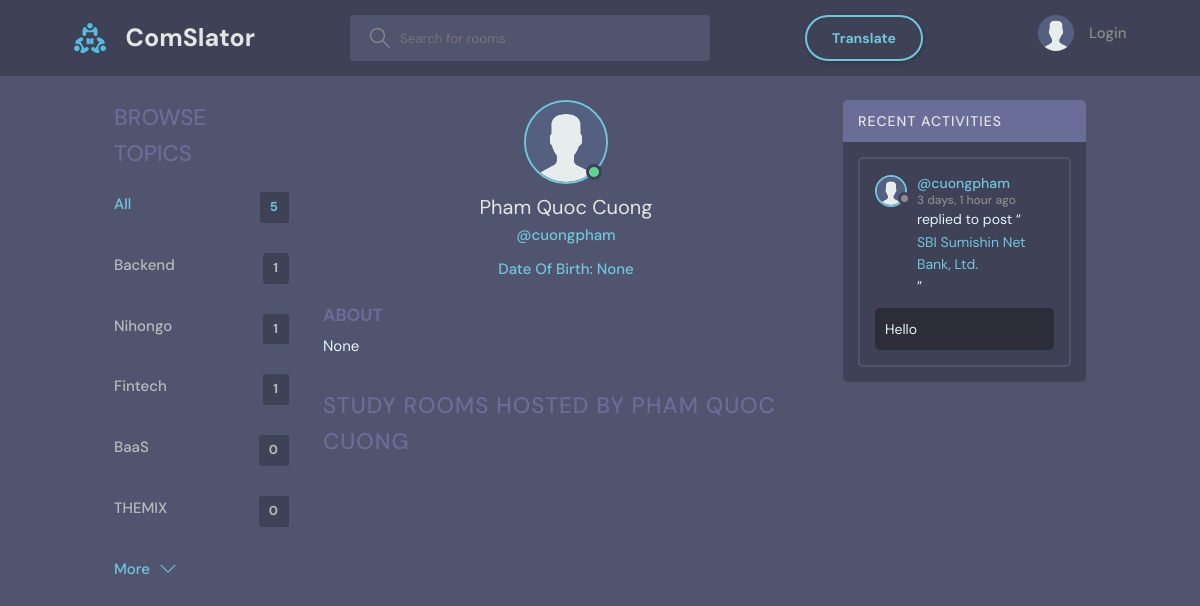
The page /profile/8/ on the database its author committed.
### base/models.py (models this page shows, shortened)
class Topic(models.Model):
    name = models.CharField(max_length=200)

class User(AbstractBaseUser):
    STATUS = [
        ('online', 'online'),
        ('offline', 'offline'),
    ]
    name = models.CharField(max_length=200, null=True)
    username   = models.CharField(max_length=200, null=True)
    email      = models.EmailField(unique=True, null=True)
    password   = models.CharField(max_length=100)
    birth_date = models.DateField(null=True)
    status     = models.CharField(choices=STATUS, max_length=50, default='offline')
    is_superuser = models.BooleanField(default=False)
    bio = models.TextField(null=True)
    avatar = models.ImageField(null=True, default="avatar.svg")
    timezone = models.CharField(max_length=50, default='UTC')
    USERNAME_FIELD = 'email'
    REQUIRED_FIELDS = ['username', 'password']
    objects = UserManager()

class Message(models.Model):
    user = models.ForeignKey(User, on_delete=models.CASCADE)
    room = models.ForeignKey(Room, on_delete=models.CASCADE)
    body = models.TextField()
    image = models.ImageField(upload_to="", null=True, blank=True)
    translated_body = models.TextField(null=True, blank=True)
    updated = models.DateTimeField(auto_now=True)
    created = models.DateTimeField(auto_now_add=True)
    class Meta:
        ordering = ['-updated', '-created']

class Room(models.Model):
    host = models.ForeignKey(User, on_delete=models.SET_NULL, null=True)
    topic = models.ForeignKey(Topic, on_delete=models.SET_NULL, null=True)
    name = models.CharField(max_length=200)
    description = models.TextField(null=True, blank=True)
    participants = models.ManyToManyField(User, related_name='participants', blank=True)
    call_room_id = models.CharField(max_length=100, unique=True, null=True, blank=True)
    updated = models.DateTimeField(auto_now=True)
    created = models.DateTimeField(auto_now_add=True)
    class Meta:
        ordering = ['-updated', '-created']
    def __str__(self):
        return self.name

### base/views.py (the view)
# urls.py: path('profile/<str:pk>/', views.userProfile, name="user-profile"),
def userProfile(request, pk):
    user = User.objects.get(id=pk)
    rooms = user.room_set.all()
    room_messages = user.message_set.all()
    topics = Topic.objects.all()
    context = {'user': user, 'rooms': rooms,
               'room_messages': room_messages, 'topics': topics}
    return render(request, 'base/profile.html', context)

### base/templates/base/profile.html (shortened to what this page needs)
{% extends 'main.html' %}
{% block content %}
<main class="profile-page layout layout--3">
  <div class="container">
    {% include 'base/topics_component.html' %}
    <div class="roomList">
      <div class="profile">
        <div class="profile__avatar">
          <div class="avatar avatar--large active">
            <img src="{{user.avatar.url}}" />
          </div>
        </div>
        <div class="profile__info">
          <h3>{{user.name}}</h3>
          <p>@{{user.username}}</p>
          <p>Date Of Birth: {{user.birth_date}}</p>
        </div>
        <div class="profile__about">
          <h3>About</h3>
          <p>
            {{user.bio}}
          </p>
        </div>
      </div>
      <div class="roomList__header">
        <div>
          <h2>Study Rooms Hosted by {{user.name}}</a>
          </h2>
        </div>
      </div>
    </div>
    {% include 'base/activity_component.html' %}
  </div>
</main>
{% endblock content %}

### base/templates/base/topics_component.html
<div class="topics">
    <div class="topics__header">
        <h2>Browse Topics</h2>
    </div>
    <ul class="topics__list">
        <li>
            <a href="{% url 'home' %}" class="active">All <span>{{topics.count}}</span></a>
        </li>
        {% for topic in topics %}
        <li>
            <a href="{% url 'home' %}?q={{topic.name}}">{{topic.name}}<span>{{topic.room_set.all.count}}</span></a>
        </li>
        {% endfor %}
    </ul>
    <a class="btn btn--link" href="{% url 'topics' %}">
        More
        <svg version="1.1" xmlns="http://www.w3.org/2000/svg" width="32" height="32" viewBox="0 0 32 32">
            <title>chevron-down</title>
            <path d="M16 21l-13-13h-3l16 16 16-16h-3l-13 13z"></path>
        </svg>
    </a>
</div>

### base/templates/base/activity_component.html (shortened to what this page needs)
<div class="activities">
    <div class="activities__header">
        <h2>Recent Activities</h2>
    </div>
    {% for message in room_messages %}
    <div class="activities__box">
        <div class="activities__boxHeader roomListRoom__header">
            <a href="{% url 'user-profile' message.user.id %}" class="roomListRoom__author">
                <div class="avatar avatar--small">
                    <img src="{{message.user.avatar.url}}" />
                </div>
                <p>
                    @{{message.user.username}}
                    <span>{{message.created|timesince}} ago</span>
                </p>
            </a>
        </div>
        <div class="activities__boxContent">
            <p>replied to post “<a href="{% url 'room' message.room.id %}">{{message.room}}</a>”</p>
            <div class="activities__boxRoomContent">{{message.body}}</div>
        </div>
    </div>
    {% endfor %}
</div>

### static/styles/style1.css (style rules this page uses)
body { margin: 0; padding: 0; background-color: #51546e; color: #e1f6fb; font-family: "DM Sans", -apple-system, BlinkMacSystemFont, "Segoe UI", Roboto, Oxygen, Ubuntu, Cantarell, "Open Sans", "Helvetica Neue", sans-serif; }
main { width: 1400px; margin: 0 auto; height: 75vh; }
@media screen and (max-width: 1400px) { main { width: 90%; margin: 0 auto; } }

### rows shown on the page
Topic: name "Backend", room_set.all.count "1"
Topic: name "Nihongo", room_set.all.count "1"
Topic: name "Fintech", room_set.all.count "1"
Topic: name "BaaS", room_set.all.count "0"
Topic: name "THEMIX", room_set.all.count "0"
User: avatar (placeholder picture), name "Pham Quoc Cuong", username "cuongpham", birth_date "None", bio "None", name "PHAM QUOC CUONG"
Message: user.avatar (placeholder picture), user.username "cuongpham", created "3 days, 1 hour", room "SBI Sumishin Net Bank, Ltd.", body "Hello"

### other values the page prints
{{ topics.count }} "5"
